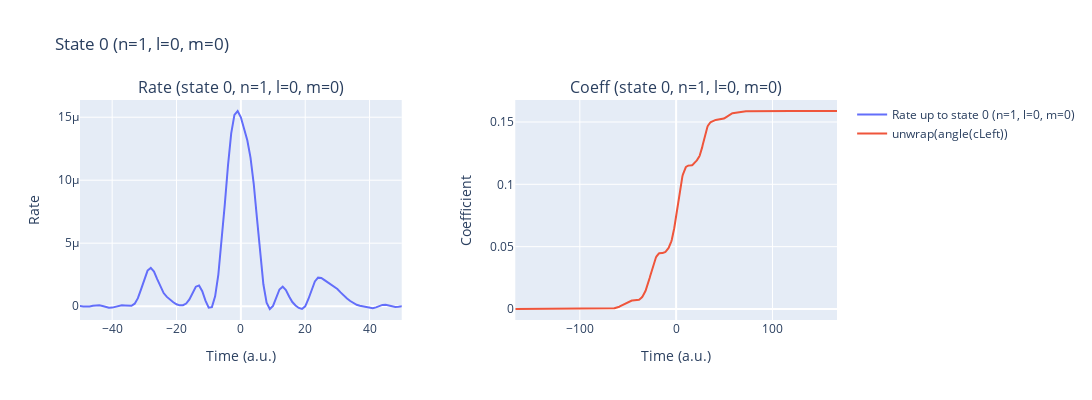
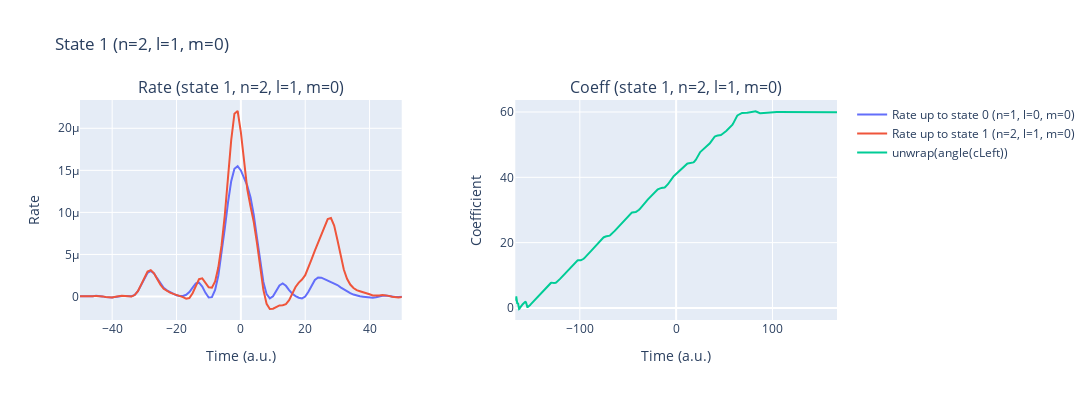

Notebook source saved alongside these figures, in order:
### Code cell
%autoreload
laser_pulses.add_pulse(params['lam0'], params['intensity'], params['cep'], params['lam0']/ AtomicUnits.nm / AtomicUnits.speed_of_light)
t_min, t_max = laser_pulses.get_time_interval()
time_recon_0= np.arange(int(t_min), int(t_max)+1, 1.)

rateExcited_0 = IonRate(time_recon_0, laser_pulses, params, dT=0.5, kernel_type='exact_SFA', excitedStates=3, coeffType="numerical", gauge="length", get_p_only=True, only_c0_is_1_rest_normal=True)

laser_pulses.reset()

### Figure 1 — Plotly figure (JSON) as saved in the notebook; plotly's stock layout.template omitted (floating-point values rounded to 4 significant figures; data arrays with more than 128 entries replaced by an {"elided": "..."} marker saying what was removed)
{"data": [{"mode": "lines", "name": "Rate up to state 0 (n=1, l=0, m=0)", "type": "scatter", "x": {"elided": "333 int values"}, "xaxis": "x", "y": {"elided": "333 float values"}, "yaxis": "y"}, {"mode": "lines", "name": "unwrap(angle(cLeft))", "type": "scatter", "x": {"elided": "669 float values"}, "xaxis": "x2", "y": {"elided": "669 float values"}, "yaxis": "y2"}], "layout": {"annotations": [{"font": {"size": 16}, "showarrow": false, "text": "Rate (state 0, n=1, l=0, m=0)", "x": 0.2125, "xanchor": "center", "xref": "paper", "y": 1, "yanchor": "bottom", "yref": "paper"}, {"font": {"size": 16}, "showarrow": false, "text": "Coeff (state 0, n=1, l=0, m=0)", "x": 0.7875, "xanchor": "center", "xref": "paper", "y": 1, "yanchor": "bottom", "yref": "paper"}], "height": 400, "title": {"text": "State 0 (n=1, l=0, m=0)"}, "width": 1200, "xaxis": {"anchor": "y", "domain": [0, 0.425], "range": [-50, 50], "title": {"text": "Time (a.u.)"}}, "xaxis2": {"anchor": "y2", "domain": [0.575, 1], "title": {"text": "Time (a.u.)"}}, "yaxis": {"anchor": "x", "domain": [0, 1], "title": {"text": "Rate"}}, "yaxis2": {"anchor": "x2", "domain": [0, 1], "title": {"text": "Coefficient"}}}}

### Figure 2 — Plotly figure (JSON) as saved in the notebook; plotly's stock layout.template omitted (floating-point values rounded to 4 significant figures; data arrays with more than 128 entries replaced by an {"elided": "..."} marker saying what was removed)
{"data": [{"mode": "lines", "name": "Rate up to state 0 (n=1, l=0, m=0)", "type": "scatter", "x": {"elided": "333 int values"}, "xaxis": "x", "y": {"elided": "333 float values"}, "yaxis": "y"}, {"mode": "lines", "name": "Rate up to state 1 (n=2, l=1, m=0)", "type": "scatter", "x": {"elided": "333 int values"}, "xaxis": "x", "y": {"elided": "333 float values"}, "yaxis": "y"}, {"mode": "lines", "name": "unwrap(angle(cLeft))", "type": "scatter", "x": {"elided": "669 float values"}, "xaxis": "x2", "y": {"elided": "669 float values"}, "yaxis": "y2"}], "layout": {"annotations": [{"font": {"size": 16}, "showarrow": false, "text": "Rate (state 1, n=2, l=1, m=0)", "x": 0.2125, "xanchor": "center", "xref": "paper", "y": 1, "yanchor": "bottom", "yref": "paper"}, {"font": {"size": 16}, "showarrow": false, "text": "Coeff (state 1, n=2, l=1, m=0)", "x": 0.7875, "xanchor": "center", "xref": "paper", "y": 1, "yanchor": "bottom", "yref": "paper"}], "height": 400, "title": {"text": "State 1 (n=2, l=1, m=0)"}, "width": 1200, "xaxis": {"anchor": "y", "domain": [0, 0.425], "range": [-50, 50], "title": {"text": "Time (a.u.)"}}, "xaxis2": {"anchor": "y2", "domain": [0.575, 1], "title": {"text": "Time (a.u.)"}}, "yaxis": {"anchor": "x", "domain": [0, 1], "title": {"text": "Rate"}}, "yaxis2": {"anchor": "x2", "domain": [0, 1], "title": {"text": "Coefficient"}}}}
